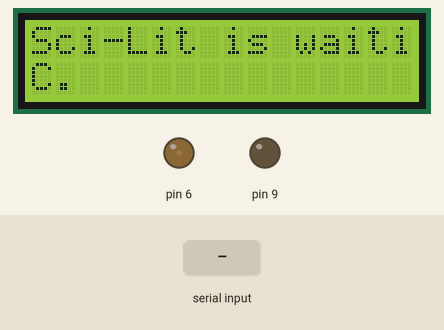
This sketch was run on a simulated Arduino Uno, built with avr-gcc and run on an emulated ATmega328P. Parts: 16×2 character LCD, output pins drawn as LEDs (lit = HIGH). The inputs (shaded band) are chosen by the test bench. Pins used as bus, display or sensor lines are not drawn; what the sketch prints to the serial monitor is not drawn.

Above: at 0.1 s.
At 1.6 s:
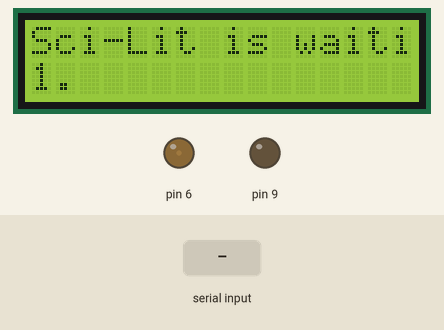
1.7 s: "N" received over Serial
At 2.8 s:
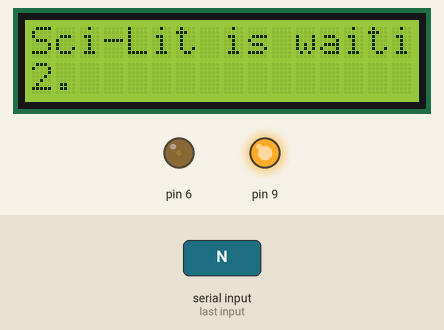
Timing chart, 0 to 4.7 s (numbered marks = the images above; inputs shaded):
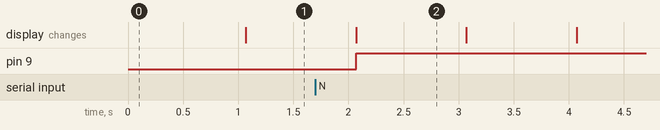

Measured:
- after the input at 1.7 s, pin 9: LOW → HIGH after 0.37 s
- what the display in image 2 shows lasts 1.0 s, from 2.1 s to 3.1 s

The sketch:

program.ino
```cpp
#include <LiquidCrystal.h>
char ch;
int Contrast=15;
// initialize the library with the numbers of the interface pins
LiquidCrystal lcd(12, 11, 5, 4, 3, 2);

void setup()
{
  Serial.begin(9600);
  Serial.println("Sci-Lit is waiting for K.L.E. to take G.C.");
  pinMode(13,OUTPUT);
  analogWrite(6,Contrast);
  // set up the LCD's number of columns and rows:
  lcd.begin(16, 2);
  // Print a message to the LCD.
  lcd.print("Sci-Lit is waiting for K.L.E. to take G.C.");
}

void loop()
{
   digitalWrite(13,LOW);
   delay(1000);
   digitalWrite(13,HIGH);
  // set the cursor to column 0, line 1
  // (note: line 1 is the second row, since counting begins with 0):
  lcd.setCursor(0, 1);
  // print the number of seconds since reset:
  lcd.print(millis()/1000);
}

void serialEvent()
{
     if (Serial.available())
  {
    ch= Serial.read();
    if(ch=='A' && Contrast<255)
    {
      Contrast=Contrast+1;
    }
    if(ch=='B' && Contrast>0)
    {
      Contrast=Contrast-1;
    }
        if(ch=='N')
    {
      analogWrite(9,28836);
    }
       if(ch=='F')
    {
      analogWrite(9,0);
    }
    analogWrite(6,Contrast);
    Serial.println("Current contrast");
    Serial.println(Contrast);
  }
}
```
